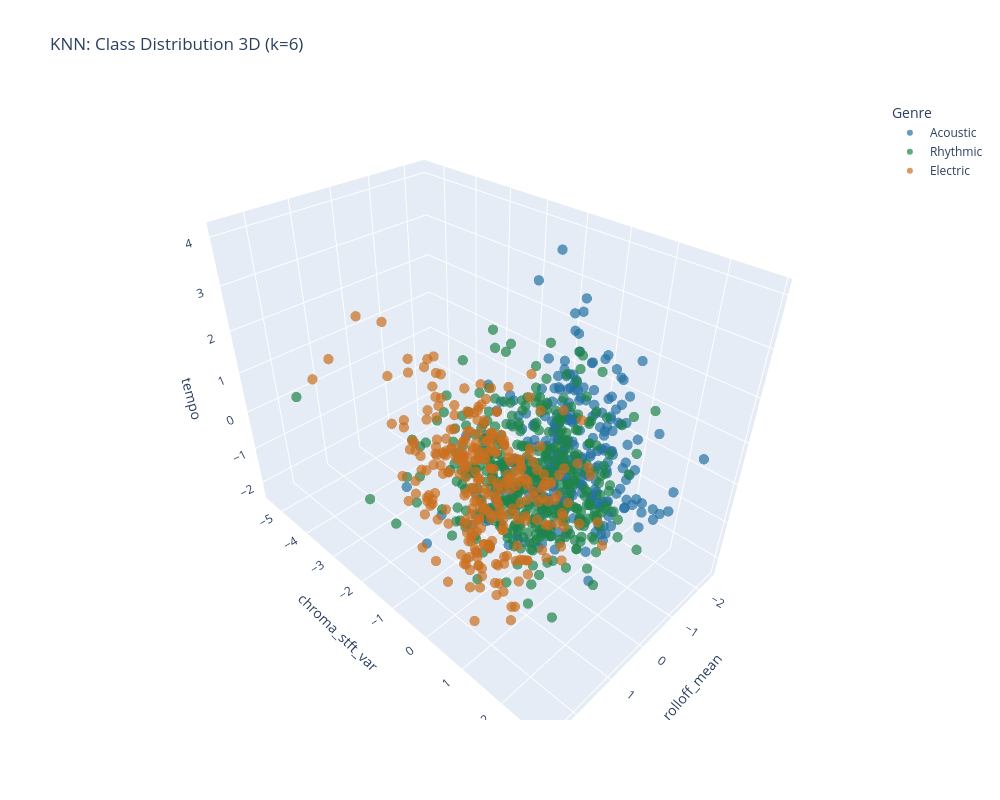

Source (notebook cell):
### Markdown cell above
The 2D scatter plot of rolloff_mean vs. chroma_stft_var can be misleading. Classes that look overlapping may actually be separable once a third dimension is added, We do so in the bplot below (where we have added tempo as the z-axis).

### Code cell
import plotly.express as px
import pandas as pd

rolloff_idx = feature_cols.index('rolloff_mean') #indexing/keeping track of original df to scaled df
chroma_idx = feature_cols.index('chroma_stft_var')
tempo_idx = feature_cols.index('tempo')

plot_df = pd.DataFrame({
    'rolloff_mean': X_scaled[:, rolloff_idx],
    'chroma_stft_var': X_scaled[:, chroma_idx],
    'tempo': X_scaled[:, tempo_idx],
    'final_group': df['final_group'].values
})

fig = px.scatter_3d(plot_df,
                    x='rolloff_mean',
                    y='chroma_stft_var',
                    z='tempo',
                    color='final_group',
                    opacity=0.7,
                    title='KNN: Class Distribution 3D (k=6)',
                    color_discrete_map={
                        'Acoustic': '#2471a3',
                        'Rhythmic': '#1e8449',
                        'Electric': '#ca6f1e'
                    },
                    labels={'final_group': 'Genre'})

fig.update_traces(marker=dict(size=6))
fig.update_layout(width=1000, height=800)
fig.show()

### Figure 1 — Plotly figure (JSON) as saved in the notebook; plotly's stock layout.template omitted (floating-point values rounded to 4 significant figures; data arrays with more than 128 entries replaced by an {"elided": "..."} marker saying what was removed)
{"data": [{"hovertemplate": "Genre=Acoustic<br>rolloff_mean=%{x}<br>chroma_stft_var=%{y}<br>tempo=%{z}<extra></extra>", "legendgroup": "Acoustic", "marker": {"color": "#2471a3", "opacity": 0.7, "size": 6, "symbol": "circle"}, "mode": "markers", "name": "Acoustic", "scene": "scene", "showlegend": true, "type": "scatter3d", "x": {"elided": "300 float values"}, "y": {"elided": "300 float values"}, "z": {"elided": "300 float values"}}, {"hovertemplate": "Genre=Rhythmic<br>rolloff_mean=%{x}<br>chroma_stft_var=%{y}<br>tempo=%{z}<extra></extra>", "legendgroup": "Rhythmic", "marker": {"color": "#1e8449", "opacity": 0.7, "size": 6, "symbol": "circle"}, "mode": "markers", "name": "Rhythmic", "scene": "scene", "showlegend": true, "type": "scatter3d", "x": {"elided": "400 float values"}, "y": {"elided": "400 float values"}, "z": {"elided": "400 float values"}}, {"hovertemplate": "Genre=Electric<br>rolloff_mean=%{x}<br>chroma_stft_var=%{y}<br>tempo=%{z}<extra></extra>", "legendgroup": "Electric", "marker": {"color": "#ca6f1e", "opacity": 0.7, "size": 6, "symbol": "circle"}, "mode": "markers", "name": "Electric", "scene": "scene", "showlegend": true, "type": "scatter3d", "x": {"elided": "300 float values"}, "y": {"elided": "300 float values"}, "z": {"elided": "300 float values"}}], "layout": {"height": 800, "legend": {"title": {"text": "Genre"}, "tracegroupgap": 0}, "scene": {"domain": {"x": [0, 1], "y": [0, 1]}, "xaxis": {"title": {"text": "rolloff_mean"}}, "yaxis": {"title": {"text": "chroma_stft_var"}}, "zaxis": {"title": {"text": "tempo"}}}, "title": {"text": "KNN: Class Distribution 3D (k=6)"}, "width": 1000}}
